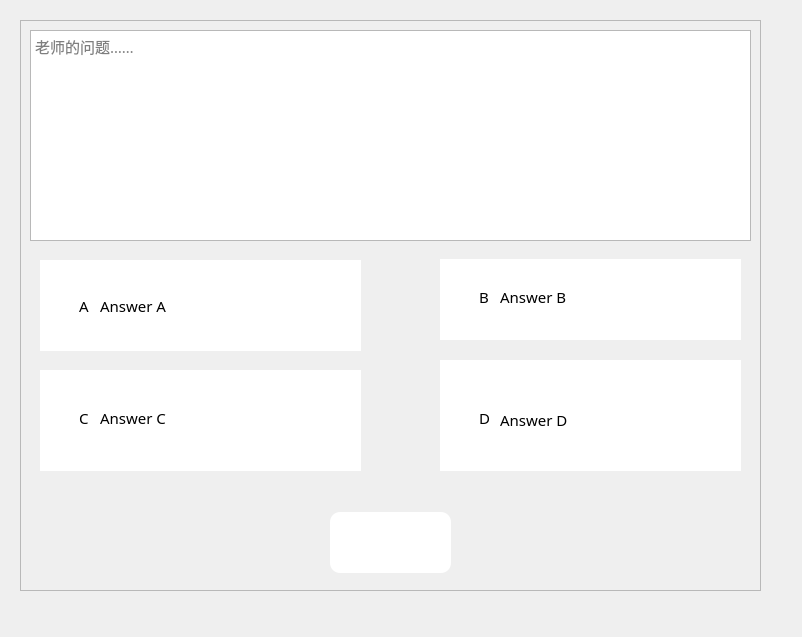
<?xml version="1.0" encoding="UTF-8"?>
<ui version="4.0">
 <class>Dialog</class>
 <widget class="QDialog" name="Dialog">
  <property name="geometry">
   <rect>
    <x>0</x>
    <y>0</y>
    <width>802</width>
    <height>637</height>
   </rect>
  </property>
  <property name="windowTitle">
   <string>Dialog</string>
  </property>
  <widget class="QFrame" name="frame">
   <property name="geometry">
    <rect>
     <x>20</x>
     <y>20</y>
     <width>741</width>
     <height>571</height>
    </rect>
   </property>
   <property name="styleSheet">
    <string notr="true">*{
background-image:url(:/image/Answer_sheet_Backgound.jpg);
font-size:15px;
font-family:Century Gothic,sans-serif;
}
QPushButton:pressed{
background-color:rgb(224,0,0);
border-style:inset;
}</string>
   </property>
   <property name="frameShape">
    <enum>QFrame::StyledPanel</enum>
   </property>
   <property name="frameShadow">
    <enum>QFrame::Raised</enum>
   </property>
   <widget class="QTextEdit" name="textEdit">
    <property name="geometry">
     <rect>
      <x>10</x>
      <y>10</y>
      <width>721</width>
      <height>211</height>
     </rect>
    </property>
    <property name="placeholderText">
     <string>老师的问题……</string>
    </property>
   </widget>
   <widget class="QPushButton" name="pushButton">
    <property name="geometry">
     <rect>
      <x>310</x>
      <y>492</y>
      <width>121</width>
      <height>61</height>
     </rect>
    </property>
    <property name="styleSheet">
     <string notr="true">*{
background:rgb(255, 255, 255);
font-size:15px;
font-family:Century Gothic,sans-serif;
}
QPushButton{
background-image:url(:/image/Blue.jpg);
border-style:outset;
border-radius:10px;
font-size:15px;
font-family:Century Gothic,sans-serif;
color:white;
}
QPushButton:pressed{
background-color:rgb(224,0,0);
border-style:inset;
}</string>
    </property>
    <property name="text">
     <string>提交</string>
    </property>
   </widget>
   <widget class="QFrame" name="frame_2">
    <property name="geometry">
     <rect>
      <x>20</x>
      <y>240</y>
      <width>321</width>
      <height>91</height>
     </rect>
    </property>
    <property name="styleSheet">
     <string notr="true">*{
background:rgb(255, 255, 255);
font-size:15px;
font-family:Century Gothic,sans-serif;
}
QFrame{
border:sold 10px rgba(0,0,0);
background-image:url(:/image/Answer_sheet_Backgound.jpg);
}</string>
    </property>
    <property name="frameShape">
     <enum>QFrame::StyledPanel</enum>
    </property>
    <property name="frameShadow">
     <enum>QFrame::Raised</enum>
    </property>
    <widget class="QCheckBox" name="checkBox">
     <property name="geometry">
      <rect>
       <x>20</x>
       <y>20</y>
       <width>31</width>
       <height>51</height>
      </rect>
     </property>
     <property name="styleSheet">
      <string notr="true">*{
background:rgb(255, 255, 255);
font-size:15px;
font-family:Century Gothic,sans-serif;
}
QCheckBox{
background:rgba(85,170,255,0);
color:black;
}</string>
     </property>
     <property name="text">
      <string>A</string>
     </property>
    </widget>
    <widget class="QLabel" name="label">
     <property name="geometry">
      <rect>
       <x>60</x>
       <y>20</y>
       <width>131</width>
       <height>51</height>
      </rect>
     </property>
     <property name="text">
      <string>Answer A</string>
     </property>
    </widget>
   </widget>
   <widget class="QFrame" name="frame_3">
    <property name="geometry">
     <rect>
      <x>420</x>
      <y>239</y>
      <width>301</width>
      <height>81</height>
     </rect>
    </property>
    <property name="styleSheet">
     <string notr="true">*{
background:rgb(255, 255, 255);
font-size:15px;
font-family:Century Gothic,sans-serif;
}
QFrame{
border:sold 10px rgba(0,0,0);
background-image:url(:/image/Answer_sheet_Backgound.jpg);
}</string>
    </property>
    <property name="frameShape">
     <enum>QFrame::StyledPanel</enum>
    </property>
    <property name="frameShadow">
     <enum>QFrame::Raised</enum>
    </property>
    <widget class="QCheckBox" name="checkBox_2">
     <property name="geometry">
      <rect>
       <x>20</x>
       <y>30</y>
       <width>31</width>
       <height>16</height>
      </rect>
     </property>
     <property name="styleSheet">
      <string notr="true">*{
background:rgb(255, 255, 255);
font-size:15px;
font-family:Century Gothic,sans-serif;
}
QCheckBox{
background:rgba(85,170,255,0);
color:black;
}</string>
     </property>
     <property name="text">
      <string>B</string>
     </property>
    </widget>
    <widget class="QLabel" name="label_2">
     <property name="geometry">
      <rect>
       <x>60</x>
       <y>30</y>
       <width>71</width>
       <height>16</height>
      </rect>
     </property>
     <property name="text">
      <string>Answer B</string>
     </property>
    </widget>
   </widget>
   <widget class="QFrame" name="frame_4">
    <property name="geometry">
     <rect>
      <x>20</x>
      <y>350</y>
      <width>321</width>
      <height>101</height>
     </rect>
    </property>
    <property name="styleSheet">
     <string notr="true">*{
background:rgb(255, 255, 255);
font-size:15px;
font-family:Century Gothic,sans-serif;
}
QFrame{
border:sold 10px rgba(0,0,0);
background-image:url(:/image/Answer_sheet_Backgound.jpg);
}</string>
    </property>
    <property name="frameShape">
     <enum>QFrame::StyledPanel</enum>
    </property>
    <property name="frameShadow">
     <enum>QFrame::Raised</enum>
    </property>
    <widget class="QCheckBox" name="checkBox_3">
     <property name="geometry">
      <rect>
       <x>20</x>
       <y>40</y>
       <width>31</width>
       <height>16</height>
      </rect>
     </property>
     <property name="styleSheet">
      <string notr="true">*{
background:rgb(255, 255, 255);
font-size:15px;
font-family:Century Gothic,sans-serif;
}
QCheckBox{
background:rgba(85,170,255,0);
color:black;
}</string>
     </property>
     <property name="text">
      <string>C</string>
     </property>
    </widget>
    <widget class="QLabel" name="label_3">
     <property name="geometry">
      <rect>
       <x>60</x>
       <y>40</y>
       <width>81</width>
       <height>16</height>
      </rect>
     </property>
     <property name="text">
      <string>Answer C</string>
     </property>
    </widget>
   </widget>
   <widget class="QFrame" name="frame_6">
    <property name="geometry">
     <rect>
      <x>420</x>
      <y>340</y>
      <width>301</width>
      <height>111</height>
     </rect>
    </property>
    <property name="styleSheet">
     <string notr="true">*{
background:rgb(255, 255, 255);
font-size:15px;
font-family:Century Gothic,sans-serif;
}
QFrame{
border:sold 10px rgba(0,0,0);
background-image:url(:/image/Answer_sheet_Backgound.jpg);
}</string>
    </property>
    <property name="frameShape">
     <enum>QFrame::StyledPanel</enum>
    </property>
    <property name="frameShadow">
     <enum>QFrame::Raised</enum>
    </property>
    <widget class="QCheckBox" name="checkBox_4">
     <property name="geometry">
      <rect>
       <x>20</x>
       <y>50</y>
       <width>31</width>
       <height>16</height>
      </rect>
     </property>
     <property name="styleSheet">
      <string notr="true">*{
background:rgb(255, 255, 255);
font-size:15px;
font-family:Century Gothic,sans-serif;
}
QCheckBox{
background:rgba(85,170,255,0);
color:black;
}</string>
     </property>
     <property name="text">
      <string>D</string>
     </property>
    </widget>
    <widget class="QLabel" name="label_4">
     <property name="geometry">
      <rect>
       <x>60</x>
       <y>49</y>
       <width>81</width>
       <height>21</height>
      </rect>
     </property>
     <property name="text">
      <string>Answer D</string>
     </property>
    </widget>
   </widget>
  </widget>
 </widget>
 <resources>
  <include location="F:/雷课堂/ThunderClass/src/bg.qrc"/>
 </resources>
 <connections/>
</ui>
